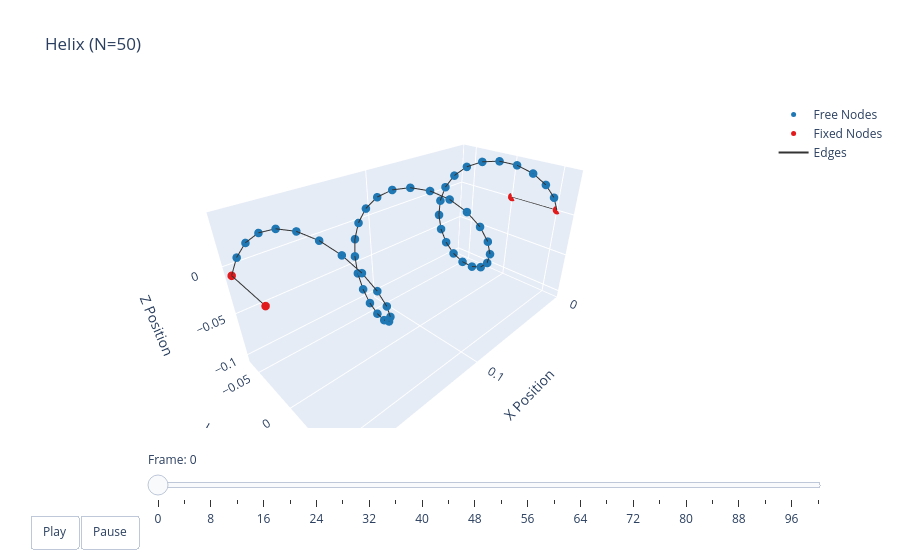

The cell this chart's notebook holds for it:
### Code cell
options = dismech.AnimationOptions(title='Helix (N=50)', plot_step=4)

fig = dismech.get_interactive_animation_plotly(robot, t_arr, qs, options)
fig.show()

### Figure 1 — Plotly figure (JSON) as saved in the notebook; plotly's stock layout.template omitted (floating-point values rounded to 4 significant figures; data arrays with more than 128 entries replaced by an {"elided": "..."} marker saying what was removed)
{"data": [{"marker": {"color": "#1f78b4", "size": 5}, "mode": "markers", "name": "Free Nodes", "type": "scatter3d", "x": [0.004082, 0.008163, 0.01225, 0.01633, 0.02041, 0.02449, 0.02857, 0.03265, 0.03673, 0.04082, 0.0449, 0.04898, 0.05306, 0.05714, 0.06122, 0.06531, 0.06939, 0.07347, 0.07755, 0.08163, 0.08571, 0.0898, 0.09388, 0.09796, 0.102, 0.1061, 0.1102, 0.1143, 0.1184, 0.1224, 0.1265, 0.1306, 0.1347, 0.1388, 0.1429, 0.1469, 0.151, 0.1551, 0.1592, 0.1633, 0.1673, 0.1714, 0.1755, 0.1796, 0.1837, 0.1878, 0.1918, 0.1959], "y": [0.04745, 0.04007, 0.02861, 0.01423, -0.001603, -0.01727, -0.03117, -0.0419, -0.04836, -0.0499, -0.04635, -0.03807, -0.02592, -0.01113, 0.004801, 0.02024, 0.03361, 0.04357, 0.04908, 0.04959, 0.04505, 0.03592, 0.02313, 0.00798, -0.00798, -0.02313, -0.03592, -0.04505, -0.04959, -0.04908, -0.04357, -0.03361, -0.02024, -0.004801, 0.01113, 0.02592, 0.03807, 0.04635, 0.0499, 0.04836, 0.0419, 0.03117, 0.01727, 0.001603, -0.01423, -0.02861, -0.04007, -0.04745], "z": [0.01576, 0.02991, 0.04101, 0.04793, 0.04997, 0.04692, 0.03909, 0.02728, 0.01268, -0.003204, -0.01876, -0.03241, -0.04276, -0.04875, -0.04977, -0.04572, -0.03701, -0.02454, -0.009558, 0.006394, 0.02169, 0.03478, 0.04433, 0.04936, 0.04936, 0.04433, 0.03478, 0.02169, 0.006394, -0.009558, -0.02454, -0.03701, -0.04572, -0.04977, -0.04875, -0.04276, -0.03241, -0.01876, -0.003204, 0.01268, 0.02728, 0.03909, 0.04692, 0.04997, 0.04793, 0.04101, 0.02991, 0.01576]}, {"marker": {"color": "#e31a1c", "size": 5}, "mode": "markers", "name": "Fixed Nodes", "type": "scatter3d", "x": [0.0, 0.0, 0.2, 0.2], "y": [0.0, 0.05, -0.05, 0.0], "z": [0.0, 0.0, 0.0, 0.0]}, {"line": {"color": "#333333", "width": 2}, "mode": "lines", "name": "Edges", "type": "scatter3d", "x": {"elided": "153 float values"}, "y": {"elided": "153 float values"}, "z": {"elided": "153 float values"}}, {"color": "rgba(166, 206, 227, 0.7)", "i": [], "j": [], "k": [], "name": "Faces", "opacity": 0.7, "showscale": false, "type": "mesh3d", "x": [0.0, 0.0, 0.004082, 0.008163, 0.01225, 0.01633, 0.02041, 0.02449, 0.02857, 0.03265, 0.03673, 0.04082, 0.0449, 0.04898, 0.05306, 0.05714, 0.06122, 0.06531, 0.06939, 0.07347, 0.07755, 0.08163, 0.08571, 0.0898, 0.09388, 0.09796, 0.102, 0.1061, 0.1102, 0.1143, 0.1184, 0.1224, 0.1265, 0.1306, 0.1347, 0.1388, 0.1429, 0.1469, 0.151, 0.1551, 0.1592, 0.1633, 0.1673, 0.1714, 0.1755, 0.1796, 0.1837, 0.1878, 0.1918, 0.1959, 0.2, 0.2], "y": [0.0, 0.05, 0.04745, 0.04007, 0.02861, 0.01423, -0.001603, -0.01727, -0.03117, -0.0419, -0.04836, -0.0499, -0.04635, -0.03807, -0.02592, -0.01113, 0.004801, 0.02024, 0.03361, 0.04357, 0.04908, 0.04959, 0.04505, 0.03592, 0.02313, 0.00798, -0.00798, -0.02313, -0.03592, -0.04505, -0.04959, -0.04908, -0.04357, -0.03361, -0.02024, -0.004801, 0.01113, 0.02592, 0.03807, 0.04635, 0.0499, 0.04836, 0.0419, 0.03117, 0.01727, 0.001603, -0.01423, -0.02861, -0.04007, -0.04745, -0.05, 0.0], "z": [0.0, 0.0, 0.01576, 0.02991, 0.04101, 0.04793, 0.04997, 0.04692, 0.03909, 0.02728, 0.01268, -0.003204, -0.01876, -0.03241, -0.04276, -0.04875, -0.04977, -0.04572, -0.03701, -0.02454, -0.009558, 0.006394, 0.02169, 0.03478, 0.04433, 0.04936, 0.04936, 0.04433, 0.03478, 0.02169, 0.006394, -0.009558, -0.02454, -0.03701, -0.04572, -0.04977, -0.04875, -0.04276, -0.03241, -0.01876, -0.003204, 0.01268, 0.02728, 0.03909, 0.04692, 0.04997, 0.04793, 0.04101, 0.02991, 0.01576, 0.0, 0.0]}], "layout": {"scene": {"camera": {"eye": {"x": 1.225, "y": 1.225, "z": 1.0}}, "xaxis": {"range": [0, 0.2], "title": {"text": "X Position"}}, "yaxis": {"range": [-0.06694, 0.06694], "title": {"text": "Y Position"}}, "zaxis": {"range": [-0.1095, 0.04997], "title": {"text": "Z Position"}}}, "sliders": [{"currentvalue": {"prefix": "Frame: "}, "steps": [{"args": [["0"], {"frame": {"duration": 50, "redraw": true}, "mode": "immediate"}], "label": "0", "method": "animate"}, {"args": [["1"], {"frame": {"duration": 50, "redraw": true}, "mode": "immediate"}], "label": "4", "method": "animate"}, {"args": [["2"], {"frame": {"duration": 50, "redraw": true}, "mode": "immediate"}], "label": "8", "method": "animate"}, {"args": [["3"], {"frame": {"duration": 50, "redraw": true}, "mode": "immediate"}], "label": "12", "method": "animate"}, {"args": [["4"], {"frame": {"duration": 50, "redraw": true}, "mode": "immediate"}], "label": "16", "method": "animate"}, {"args": [["5"], {"frame": {"duration": 50, "redraw": true}, "mode": "immediate"}], "label": "20", "method": "animate"}, {"args": [["6"], {"frame": {"duration": 50, "redraw": true}, "mode": "immediate"}], "label": "24", "method": "animate"}, {"args": [["7"], {"frame": {"duration": 50, "redraw": true}, "mode": "immediate"}], "label": "28", "method": "animate"}, {"args": [["8"], {"frame": {"duration": 50, "redraw": true}, "mode": "immediate"}], "label": "32", "method": "animate"}, {"args": [["9"], {"frame": {"duration": 50, "redraw": true}, "mode": "immediate"}], "label": "36", "method": "animate"}, {"args": [["10"], {"frame": {"duration": 50, "redraw": true}, "mode": "immediate"}], "label": "40", "method": "animate"}, {"args": [["11"], {"frame": {"duration": 50, "redraw": true}, "mode": "immediate"}], "label": "44", "method": "animate"}, {"args": [["12"], {"frame": {"duration": 50, "redraw": true}, "mode": "immediate"}], "label": "48", "method": "animate"}, {"args": [["13"], {"frame": {"duration": 50, "redraw": true}, "mode": "immediate"}], "label": "52", "method": "animate"}, {"args": [["14"], {"frame": {"duration": 50, "redraw": true}, "mode": "immediate"}], "label": "56", "method": "animate"}, {"args": [["15"], {"frame": {"duration": 50, "redraw": true}, "mode": "immediate"}], "label": "60", "method": "animate"}, {"args": [["16"], {"frame": {"duration": 50, "redraw": true}, "mode": "immediate"}], "label": "64", "method": "animate"}, {"args": [["17"], {"frame": {"duration": 50, "redraw": true}, "mode": "immediate"}], "label": "68", "method": "animate"}, {"args": [["18"], {"frame": {"duration": 50, "redraw": true}, "mode": "immediate"}], "label": "72", "method": "animate"}, {"args": [["19"], {"frame": {"duration": 50, "redraw": true}, "mode": "immediate"}], "label": "76", "method": "animate"}, {"args": [["20"], {"frame": {"duration": 50, "redraw": true}, "mode": "immediate"}], "label": "80", "method": "animate"}, {"args": [["21"], {"frame": {"duration": 50, "redraw": true}, "mode": "immediate"}], "label": "84", "method": "animate"}, {"args": [["22"], {"frame": {"duration": 50, "redraw": true}, "mode": "immediate"}], "label": "88", "method": "animate"}, {"args": [["23"], {"frame": {"duration": 50, "redraw": true}, "mode": "immediate"}], "label": "92", "method": "animate"}, {"args": [["24"], {"frame": {"duration": 50, "redraw": true}, "mode": "immediate"}], "label": "96", "method": "animate"}, {"args": [["25"], {"frame": {"duration": 50, "redraw": true}, "mode": "immediate"}], "label": "100", "method": "animate"}], "transition": {"duration": 0}, "x": 0.1, "y": 0}], "title": {"text": "Helix (N=50)"}, "updatemenus": [{"buttons": [{"args": [null, {"frame": {"duration": 50, "redraw": true}, "fromcurrent": true}], "label": "Play", "method": "animate"}, {"args": [[null], {"frame": {"duration": 0, "redraw": true}, "mode": "immediate"}], "label": "Pause", "method": "animate"}], "direction": "left", "pad": {"r": 10, "t": 87}, "showactive": false, "type": "buttons", "x": 0.1, "xanchor": "right", "y": 0, "yanchor": "top"}]}}
